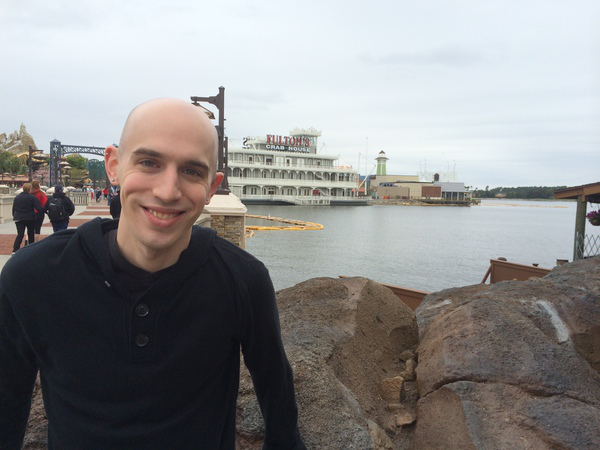
#> input picture Lesson 1.4.5/florida_trip.png, 600 x 450 px
$ python main.py
#> lines starting #> are read from the running program, lines starting #| are printed output that depends on the picture
import cv2

image = cv2.imread('florida_trip.png')
#> image is the input picture: shape (450, 600, 3); mean B, G, R 139.9, 140.1, 141
cv2.imshow("De", image)
cv2.waitKey(0)

# now take ROI - region of interest

roi = image[90:450, 0:290]  # y goes first, x - second
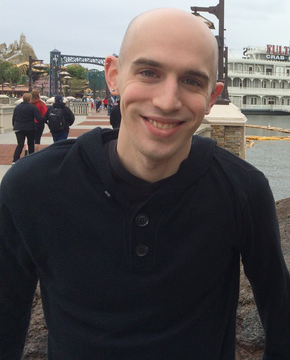
#> roi: shape (360, 290, 3); mean B, G, R 82.5, 82.6, 87.5
cv2.imshow("ROI", roi)
cv2.waitKey(0)

$ run again, with Lesson 1.4.5/De.png copied over Lesson 1.4.5/florida_trip.png
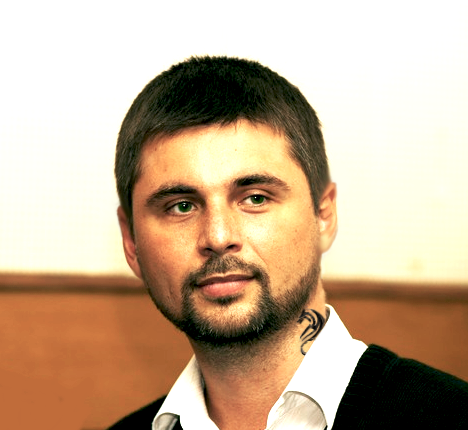
#> input picture Lesson 1.4.5/De.png, 468 x 430 px
#> image is the input picture: shape (430, 468, 3); mean B, G, R 149.2, 174.4, 198.1
#> `roi = image[90:450, 0:290]`:
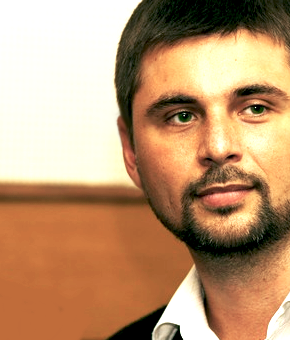
#> roi: shape (340, 290, 3); mean B, G, R 114.9, 150.1, 188.5
